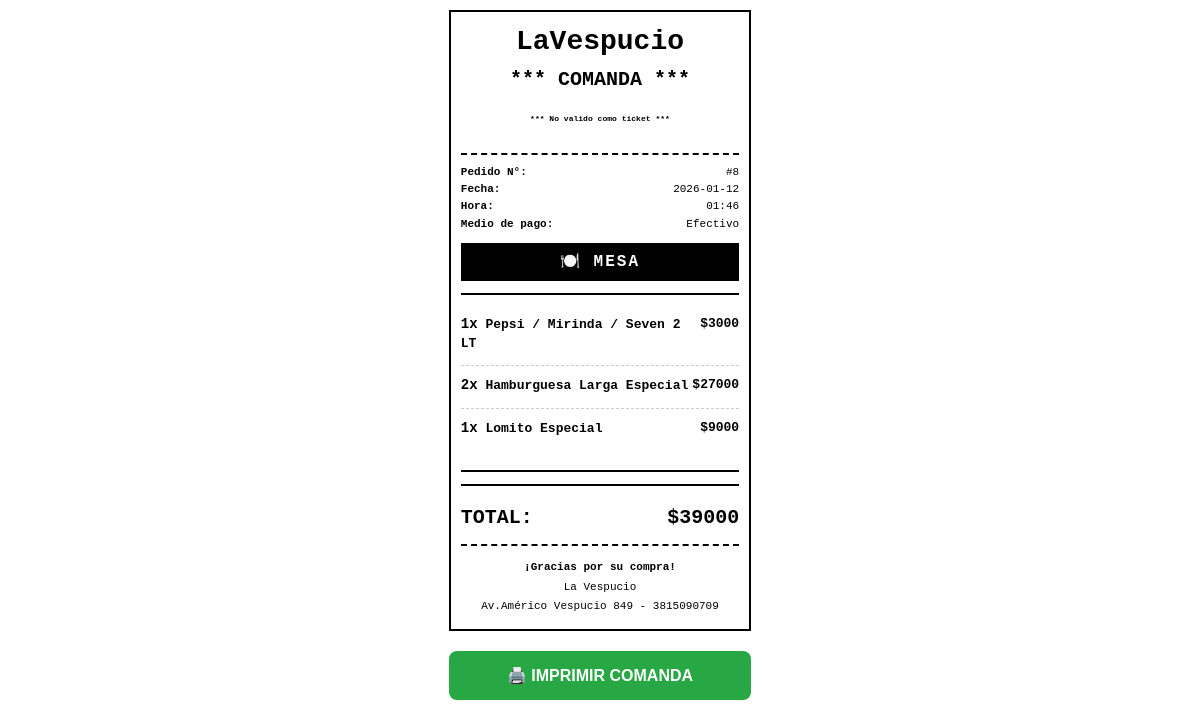
Screenshot of /comanda/8 (signed in) with the database file from the repository.
### tables this page shows
CREATE TABLE ventas (
        id INTEGER PRIMARY KEY AUTOINCREMENT,
        turno_id INTEGER,
        medio_pago TEXT,
        total INTEGER,
        estado TEXT,
        usuario TEXT,
        fecha_hora TEXT
    , tipo_pedido TEXT DEFAULT 'mesa', direccion_entrega TEXT, estado_pago TEXT DEFAULT 'pagado', estado_cocina TEXT DEFAULT 'pendiente', estado_delivery TEXT DEFAULT 'pendiente', pago_recibido INTEGER DEFAULT 0, vuelto INTEGER DEFAULT 0, repuesta INTEGER DEFAULT 0, fecha_reposicion TEXT, usuario_reposicion TEXT, motivo_reposicion TEXT);

CREATE TABLE detalle_venta (
        id INTEGER PRIMARY KEY AUTOINCREMENT,
        venta_id INTEGER,
        producto TEXT,
        cantidad INTEGER,
        precio INTEGER
    , extras TEXT DEFAULT '', observaciones TEXT DEFAULT '');

### app.py (the view)
@app.route("/comanda/<int:venta_id>")
@login_required
def imprimir_comanda(venta_id):
    with get_db() as con:
        venta = con.execute("SELECT * FROM ventas WHERE id=?", (venta_id,)).fetchone()
        detalle = con.execute("SELECT * FROM detalle_venta WHERE venta_id=?", (venta_id,)).fetchall()
    if not venta:
        flash('Venta no encontrada', 'danger')
        return redirect("/")
    return render_template("comanda.html", venta=venta, detalle=detalle)

### app.py (called while the page is built)
@contextmanager
def get_db():
    con = sqlite3.connect("database.db", timeout=30.0, check_same_thread=False)
    con.row_factory = sqlite3.Row
    con.execute("PRAGMA journal_mode=WAL")
    try:
        yield con
    finally:
        con.close()

def login_required(f):
    @wraps(f)
    def decorated(*args, **kwargs):
        if 'user_id' not in session:
            return redirect('/login')
        return f(*args, **kwargs)
    return decorated

### templates/comanda.html (shortened to what this page needs)
<!DOCTYPE html>
<html lang="es">
<head>
</head>
<body>
    <div class="comanda">
        <div class="header">
            <h1>LaVespucio</h1>
            <h2>*** COMANDA ***</h2>
            <h6>*** No valido como ticket ***</h6>
        </div>
        <div class="info">
            <div class="info-row">
                <strong>Pedido N°:</strong>
                <span>#{{ venta.id }}</span>
            </div>
            <div class="info-row">
                <strong>Fecha:</strong>
                <span>{{ venta.fecha_hora[0:10] if venta.fecha_hora else 'Hoy' }}</span>
            </div>
            <div class="info-row">
                <strong>Hora:</strong>
                <span>{{ venta.fecha_hora[11:16] if venta.fecha_hora else 'Ahora' }}</span>
            </div>
            <div class="info-row">
                <strong>Medio de pago:</strong>
                <span>{{ venta.medio_pago }}</span>
            </div>
        </div>
        <div class="tipo-pedido {{ 'tipo-delivery' if venta.tipo_pedido == 'delivery' else 'tipo-retiro' if venta.tipo_pedido == 'retiro' else '' }}">
            {% if venta.tipo_pedido == 'mesa' %}
                🍽️ MESA
            {% elif venta.tipo_pedido == 'delivery' %}
                🏍️ DELIVERY
            {% else %}
                🏪 RETIRO EN LOCAL
            {% endif %}
        </div>
        <div class="items">
            {% for d in detalle %}
            <div class="item">
                <div class="item-header">
                    <span>
                        <span class="item-cantidad">{{ d.cantidad }}x</span>
                        {{ d.producto }}
                    </span>
                    <span>${{ d.cantidad * d.precio }}</span>
                </div>
            </div>
            {% endfor %}
        </div>
        <div class="totales">
            <div class="total-row principal">
                <span>TOTAL:</span>
                <span>${{ venta.total }}</span>
            </div>
        </div>
        <div class="footer">
            <p><strong>¡Gracias por su compra!</strong></p>
            <p>La Vespucio</p>
            <p>Av.Américo Vespucio 849 - 3815090709</p>
        </div>
    </div>
    <button class="btn-imprimir" onclick="window.print()">🖨️ Imprimir Comanda</button>
</body>
</html>

### templates/comanda.html (style rules this page uses)
body { font-family: 'Courier New', monospace; width: 80mm; margin: 0 auto; padding: 10px; background: white; font-size: 12px; line-height: 1.4; }
.comanda { border: 2px solid #000; padding: 10px; }
.header { text-align: center; border-bottom: 2px dashed #000; padding-bottom: 10px; margin-bottom: 10px; }
.header h1 { margin: 0 0 5px 0; font-size: 28px; font-weight: bold; }
.header h2 { margin: 0; font-size: 20px; font-weight: bold; }
.info { margin-bottom: 12px; font-size: 11px; }
.info-row { display: flex; justify-content: space-between; margin: 3px 0; line-height: 1.3; }
.info-row strong { min-width: 80px; }
.tipo-pedido { text-align: center; background: #000; color: #fff; padding: 8px; font-size: 16px; font-weight: bold; margin: 10px 0; letter-spacing: 2px; }
.items { border-top: 2px solid #000; border-bottom: 2px solid #000; padding: 10px 0; margin: 12px 0; }
.item { margin: 10px 0; padding-bottom: 8px; border-bottom: 1px dashed #ccc; }
.item:last-child { border-bottom: none; }
.item-header { display: flex; justify-content: space-between; font-weight: bold; font-size: 13px; margin-bottom: 4px; }
.item-cantidad { font-size: 14px; font-weight: bold; }
.totales { margin-top: 12px; padding-top: 10px; border-top: 2px solid #000; }
.total-row { display: flex; justify-content: space-between; margin: 5px 0; font-size: 14px; }
.total-row.principal { font-size: 20px; font-weight: bold; margin: 8px 0; }
.footer { text-align: center; margin-top: 12px; padding-top: 10px; border-top: 2px dashed #000; font-size: 11px; }
.footer p { margin: 4px 0; }
.btn-imprimir { display: block; width: 100%; padding: 15px; background: #28a745; color: white; border: none; border-radius: 8px; font-size: 16px; font-weight: bold; cursor: pointer; margin-top: 20px; text-transform: uppercase; }

### rows the page displays
ventas: id "8", fecha_hora "2026-01-12", fecha_hora "01:46", medio_pago "Efectivo", total "39000"
detalle_venta: cantidad "1", producto "Pepsi / Mirinda / Seven 2 LT", d.cantidad*d.precio "3000"
detalle_venta: cantidad "2", producto "Hamburguesa Larga Especial", d.cantidad*d.precio "27000"
detalle_venta: cantidad "1", producto "Lomito Especial", d.cantidad*d.precio "9000"
